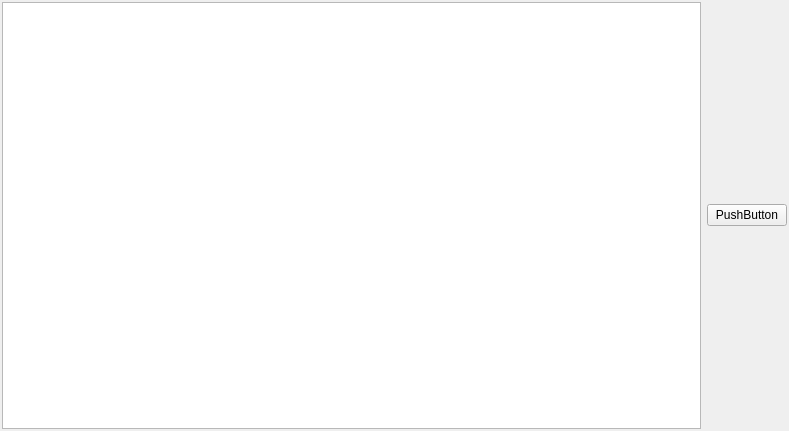
<?xml version="1.0" encoding="UTF-8"?>
<ui version="4.0">
 <class>strStock</class>
 <widget class="QWidget" name="strStock">
  <property name="geometry">
   <rect>
    <x>0</x>
    <y>0</y>
    <width>789</width>
    <height>431</height>
   </rect>
  </property>
  <property name="windowTitle">
   <string>strStock</string>
  </property>
  <layout class="QHBoxLayout" name="horizontalLayout">
   <property name="leftMargin">
    <number>2</number>
   </property>
   <property name="topMargin">
    <number>2</number>
   </property>
   <property name="rightMargin">
    <number>2</number>
   </property>
   <property name="bottomMargin">
    <number>2</number>
   </property>
   <item>
    <widget class="QTreeView" name="treeView"/>
   </item>
   <item>
    <widget class="QPushButton" name="pushButton">
     <property name="text">
      <string>PushButton</string>
     </property>
    </widget>
   </item>
  </layout>
 </widget>
 <layoutdefault spacing="6" margin="11"/>
 <resources/>
 <connections/>
</ui>
